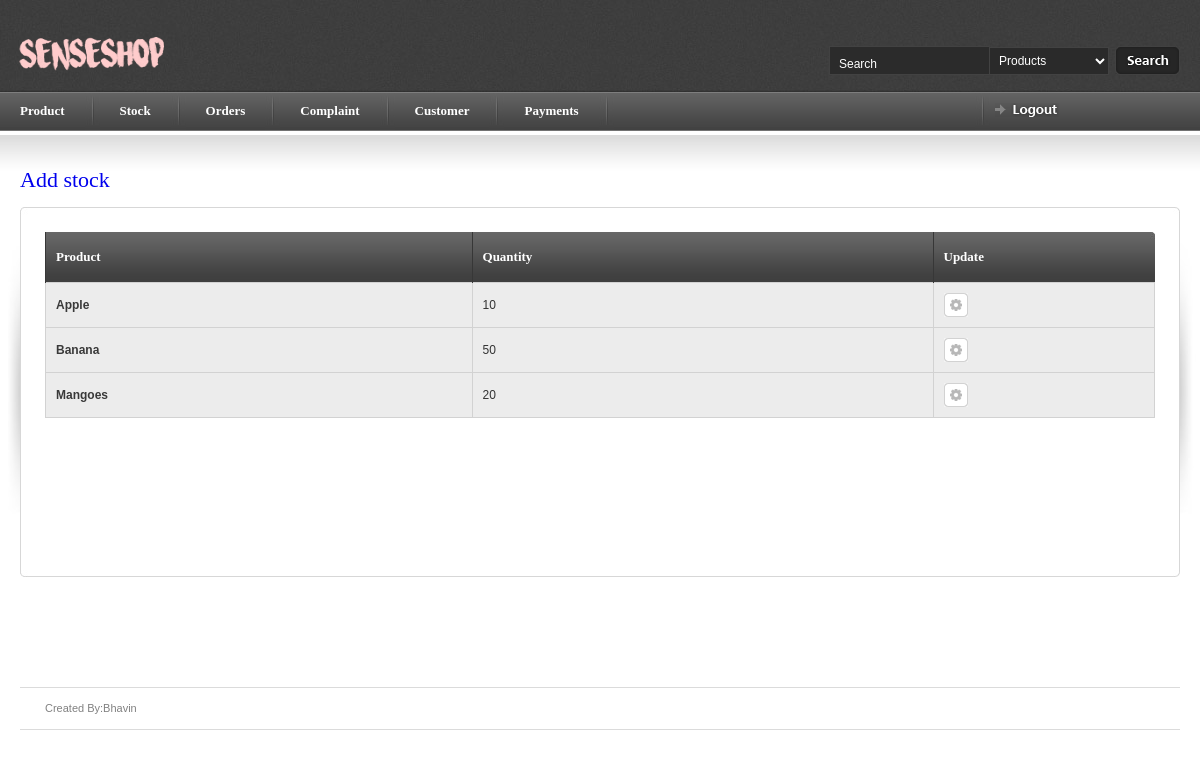
/myadmin/stock (signed in), run on an earlier commit of the app's database.
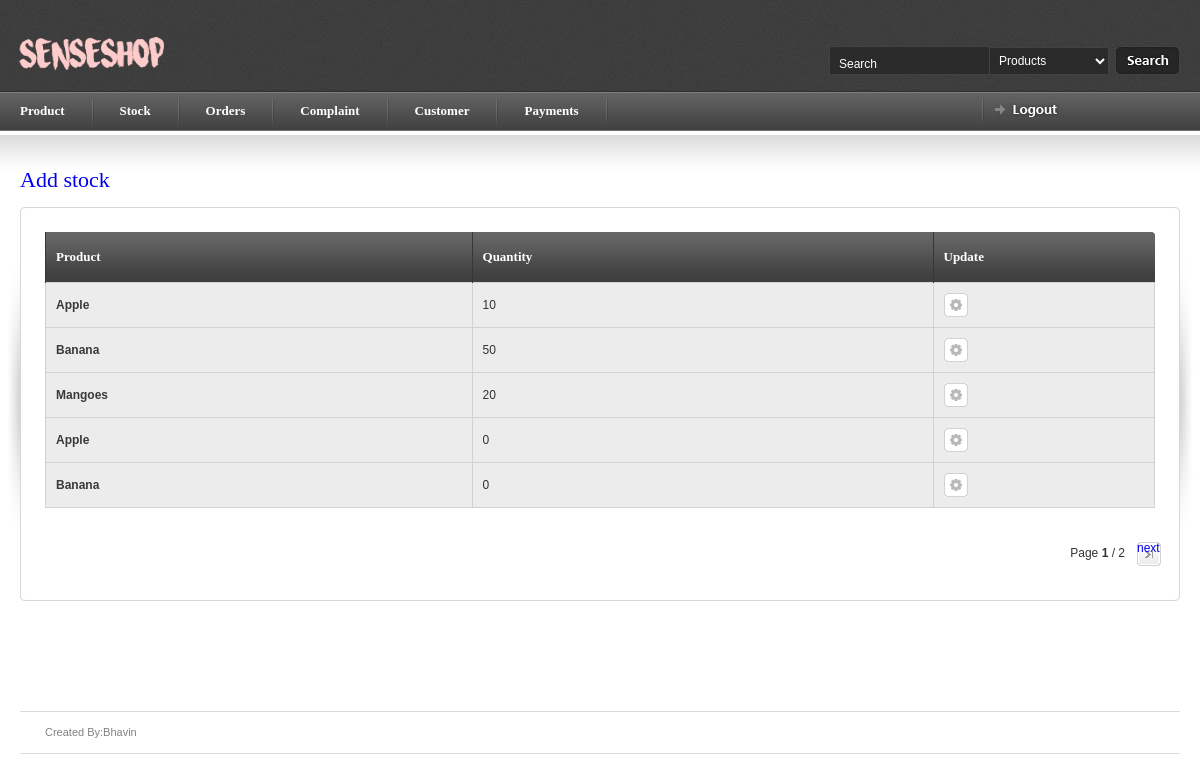
And on a later commit of the database.
### myadmin/models.py (models this page shows, shortened)
class stock(models.Model):
    pro_id = models.ForeignKey(product, on_delete=models.CASCADE,related_name='product_primary')
    quantity = models.DecimalField(max_digits=3,decimal_places=0)
    flag = models.DecimalField(max_digits=2,decimal_places=0,null=True,blank=True,default=0)

class product(models.Model):
    pro_name = models.CharField(max_length=250, unique=True)
    au_id = models.DecimalField(max_digits=20,decimal_places=0,unique=True)
    pro_price = models.DecimalField(max_digits=5, decimal_places=0)
    prodct_dec =models.CharField(max_length=1000)
    image = models.ImageField(blank = True)
    flag =models.DecimalField(max_digits=2,decimal_places=0,null=True,blank=True,default=0)
    def __str__(self):
      return self.pro_name

### myadmin/views.py (the view)
# urls.py: url(r'^myadmin/stock$', b.StockIndexView.as_view(), name='stock'),
class StockIndexView(generic.ListView):
    template_name = 'stock.html'
    context_object_name = 'stock'
    model = stock
    paginate_by = 5
    def get_queryset(self):
        return stock.objects.all()
    def dispatch(self,request ,*args, **kwargs):
        if request.session.has_key('myadmin'):
            a = 'hello'
        else:
            return redirect('index')
        return super(StockIndexView, self).dispatch(request,*args, **kwargs)

### myadmin/templates/stock.html (shortened to what this page needs)
{% load staticfiles %}
{% include 'article_start.html' %}
<div id="page-heading">
    <h1><a href="{% url 'stock_add' %}">Add stock</a></h1>
</div>
<table border="0" width="100%" cellpadding="0" cellspacing="0" id="content-table">
    <tr>
        <th rowspan="3" class="sized"><img src="{% static 'images/shared/side_shadowleft.jpg'%}" width="20" height="300" alt="" /></th>
        <th class="topleft"></th>
        <td id="tbl-border-top">&nbsp;</td>
        <th class="topright"></th>
        <th rowspan="3" class="sized"><img src="{% static 'images/shared/side_shadowright.jpg'%}" width="20" height="300" alt="" /></th>
    </tr>
<tr>
    <td id="tbl-border-left"></td>
    <td>
        <div id="content-table-inner">
            <div id="table-content">
                <form id="mainform" action="">
                    <table border="0" width="100%" cellpadding="0" cellspacing="0" id="product-table">
                     <tr>
                        <th class="table-header-repeat line-left"><a>Product</a></th>
                        <th class="table-header-repeat line-left"><a>Quantity</a></th>
                        <th class="table-header-options line-left"><a>Update</a></th>
                    </tr>
                        {% for stk in stock %}
                        <tr class="alternate-row">
                            <td><a href="{% url 'product_detail' stk.pro_id_id %}"> <b>{{ stk.pro_id }}</b></a></td>
                            <td> {{ stk.quantity }}</td>
                            <td> <a href="{% url "stock_update" stk.id %}" title="Edit" class="icon-1 info-tooltip"> </a></td>
                        </tr>
                    {% endfor %}
                    </table>
                    </form>
        </div>
   {% if is_paginated %}
   <table border="0" cellpadding="0" cellspacing="0" id="paging-table">
        <tr>
            <td>
                <div id="page-info"> Page <strong>{{ page_obj.number }} </strong> / {{ page_obj.paginator.num_pages }}</div>
                {% if page_obj.has_next %}
                    <a href="{% url 'product' %}?page={{ page_obj.next_page_number }}" class="page-right">next</a>
                {% endif %}
            </td>
        </tr>
    </table>
    {% endif %}
 </div>
			</td>
		<td id="tbl-border-right"></td>
	</tr>
	<tr>
		<th class="sized bottomleft"></th>
		<td id="tbl-border-bottom">&nbsp;</td>
		<th class="sized bottomright"></th>
	</tr>
	</table>
</div>
{% include 'article_close.html' %}

What changed in the data, as far as the page shows it:
added stock: pro_id "Apple", quantity "0"
added stock: pro_id "Banana", quantity "0"
Also different on the page:
{{ page_obj.number }}: (not shown) → "1"
{{ page_obj.paginator.num_pages }}: (not shown) → "2"
text now shown: "Page / next"
